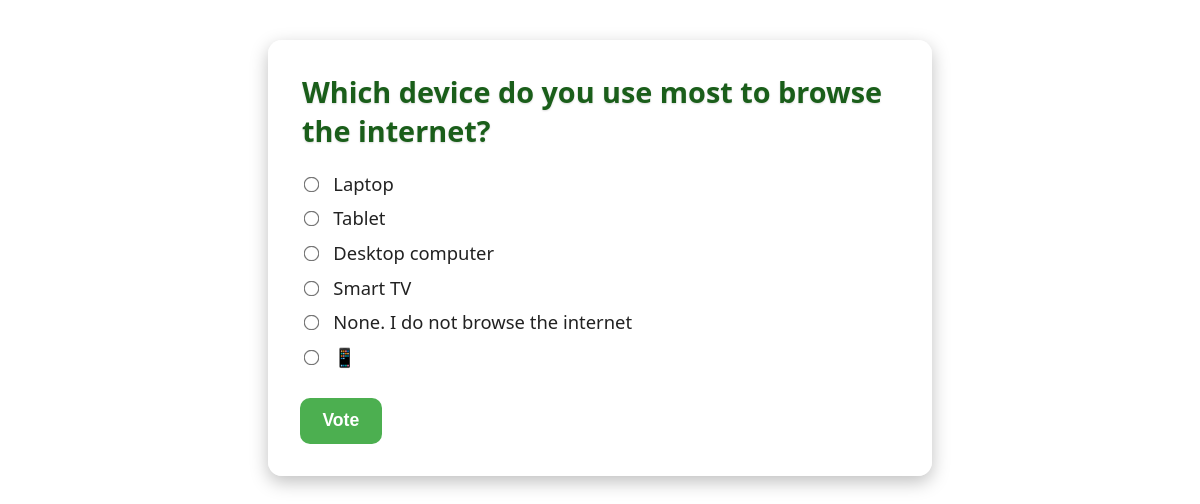
The page /polls/6/ on the database its author committed.
### polls/models.py (models this page shows, shortened)
class Question(models.Model):
    question_text = models.CharField(max_length=200)
    pub_date = models.DateTimeField("date published")

class Choice(models.Model):
    question = models.ForeignKey(Question, on_delete=models.CASCADE)
    choice_text = models.CharField(max_length=200)
    votes = models.IntegerField(default=0)

### polls/views.py (the view)
# urls.py: path("<int:pk>/", views.DetailView.as_view(), name="detail"),
class DetailView(generic.DetailView):
    model = Question
    template_name = "polls/detail.html"
    def get_queryset(self):
        return Question.objects.filter(pub_date__lte=timezone.now())

### polls/templates/polls/detail.html (shortened to what this page needs)
{% load static %}
<!doctype html>
<html lang="en-US">
    <head>
        <link rel="stylesheet" href="{% static 'polls/style_detail.css' %}" />
    </head>
    <body>
        <form action="{% url 'polls:vote' question.id %}" method="post">
            <fieldset>
                <legend><h1>{{ question.question_text }}</h1></legend>
                 {% for choice in question.choice_set.all %}
                <input
                    type="radio"
                    name="choice"
                    id="choice{{ forloop.counter }}"
                    value="{{ choice.id }}"
                />
                <label for="choice{{ forloop.counter }}"
                    >{{ choice.choice_text }}</label
                ><br />
                {% endfor %}
            </fieldset>
            <input type="submit" value="Vote" />
        </form>
    </body>
</html>

### polls/static/polls/style_detail.css (style rules this page uses)
body { background: white url("images/background_2.png") no-repeat center top; background-size: cover; font-family: "Segoe UI", sans-serif; padding: 2rem; color: #222; }
form { background: rgba(255, 255, 255, 0.85); padding: 2rem; border-radius: 14px; max-width: 600px; margin: 0 auto; box-shadow: 0 6px 18px rgba(0, 0, 0, 0.25); }
legend h1 { font-size: 1.8rem; margin: 0; padding-bottom: 1rem; color: #1a5e1a; text-shadow: 0 1px 2px rgba(0, 0, 0, 0.15); }
fieldset { border: none; padding: 0; margin: 0; }
input[type="radio"] { transform: scale(1.2); margin-right: 0.5rem; }
label { font-size: 1.15rem; font-weight: 500; cursor: pointer; padding: 0.3rem 0.2rem; display: inline-block; transition: color 0.2s ease; }
input[type="submit"] { margin-top: 1.5rem; background: #4caf50; color: white; padding: 0.8rem 1.4rem; border: none; border-radius: 10px; font-size: 1.1rem; font-weight: 600; cursor: pointer; transition: background 0.2s ease, transform 0.2s ease; }

### rows shown on the page
Question: question_text "Which device do you use most to browse the internet?"
Choice: choice_text "Laptop"
Choice: choice_text "Tablet"
Choice: choice_text "Desktop computer"
Choice: choice_text "Smart TV"
Choice: choice_text "None. I do not browse the internet"
Choice: choice_text "📱"
